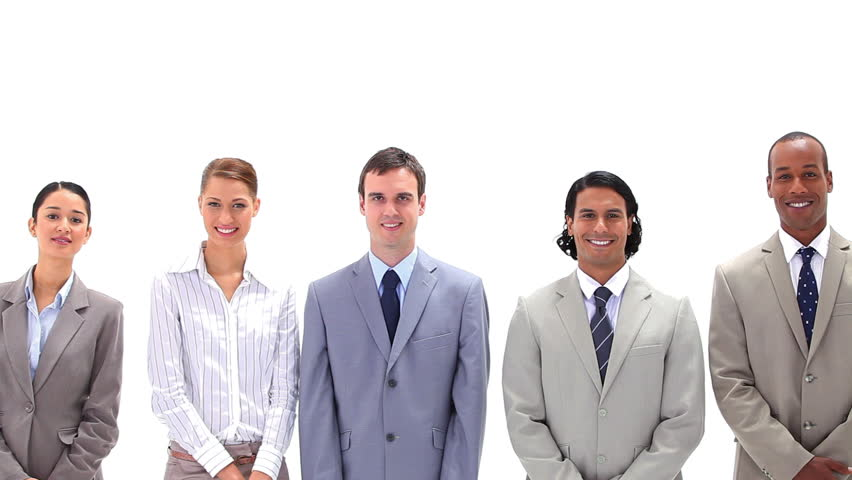
#> input picture Prog9/3.jpg, 852 x 480 px
$ python prg9.py
#> lines starting #> are read from the running program, lines starting #| are printed output that depends on the picture
'''Write a program for point processing based image enhancement using
a.Log and inverse log transformations
b.Gamma correction(power law transformation) with negative and positive value of gamma'''

import numpy as np
import cv2

''' NOTE:- c is defined to normalize the resulting image to a valid (visible) range. Then a rational value for c could be:

c = (L - 1)/log(L)

where L is the number of gray levels. So s would be:

s = log(r+1) * ((L – 1)/log(L))

or

s = log(r+1) * c

Then the inverted transformation would be:

s2 = (exp(r) ^ (log(L) / (L-1))) – 1

or

s2 = (exp(r) ^ (1/c)) – 1 '''

''' LOG TRANSFORMATION '''
file = input('Enter The File name')
#> the answer given: 3.jpg
img  = cv2.imread(file,-1)
#> img is the input picture: shape (480, 852, 3); mean B, G, R 208.4, 205.8, 211.5
dim = img.shape
#> dim = (480, 852, 3)
log_trns = np.zeros((dim[0],dim[1],3),np.uint8)

for i in range(dim[0]):
	for j in range(dim[1]):
		try:
			log_trns[i][j][0] = ((256-1)/np.log(256))*(np.log(img[i][j][0] + 1))
			log_trns[i][j][1] = ((256-1)/np.log(256))*(np.log(img[i][j][1] + 1))
			log_trns[i][j][2] = ((256-1)/np.log(256))*(np.log(img[i][j][2] + 1))
		except IndexError:
			continue
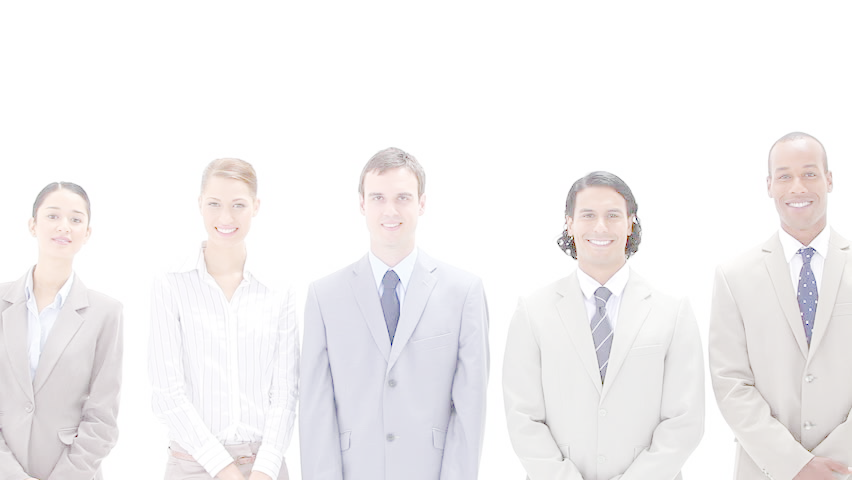
#> log_trns: shape (480, 852, 3); mean B, G, R 242.6, 241.8, 243.7
cv2.imwrite('log_trns.jpg',log_trns)

''' INVERSE LOG TRANSFORM '''

file = input('Enter The File name')
#> the answer given: 3.jpg
img  = cv2.imread(file,-1)
dim = img.shape
inv_log_trns = np.zeros((dim[0],dim[1],3),np.uint8)

for i in range(dim[0]):
	for j in range(dim[1]):
		try:
			inv_log_trns[i][j][0] = np.exp(img[i][j][0] * np.log(256)/(256-1))-1
			inv_log_trns[i][j][1] = np.exp(img[i][j][1] * np.log(256)/(256-1))-1
			inv_log_trns[i][j][2] = np.exp(img[i][j][2] * np.log(256)/(256-1))-1
		except IndexError:
			continue
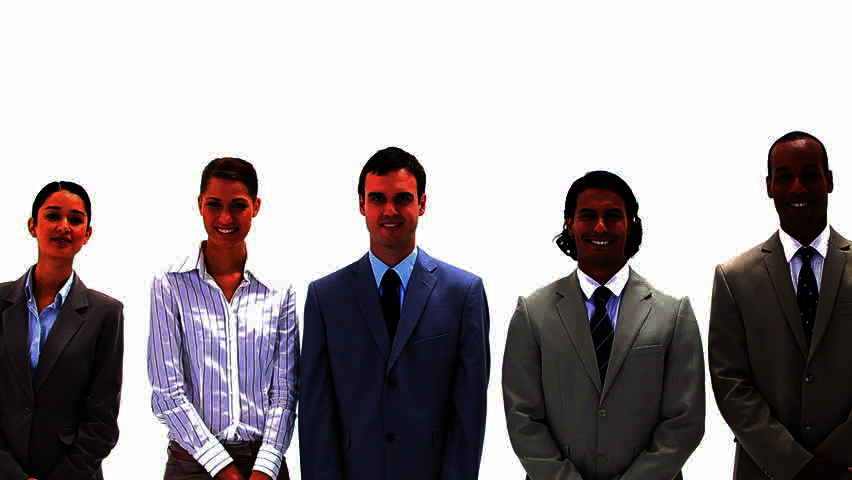
#> inv_log_trns: shape (480, 852, 3); mean B, G, R 159.6, 156, 161.4
cv2.imwrite('inv_log_trns.jpg',inv_log_trns)

''' GAMMA TRANSFORM '''

file = input('Enter The File name')
#> the answer given: 3.jpg
img  = cv2.imread(file,-1)
dim = img.shape
gamma_trns = np.zeros((dim[0],dim[1],3),np.uint8)
c=20
gamma = 8

for i in range(dim[0]):
	for j in range(dim[1]):
		try:
			gamma_trns[i][j] = c*img[i,j]**gamma
		except IndexError:
			continue
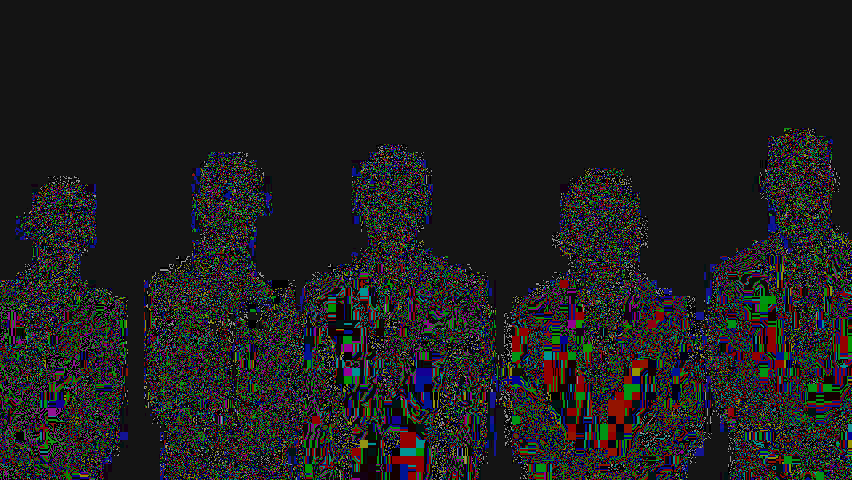
#> gamma_trns: shape (480, 852, 3); mean B, G, R 31.2, 30.5, 31
cv2.imwrite('gamma_trns.jpg',gamma_trns)
